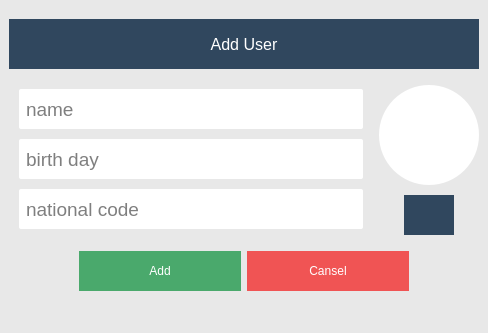
<?xml version="1.0" encoding="UTF-8"?>
<ui version="4.0">
 <class>Main</class>
 <widget class="QMainWindow" name="Main">
  <property name="geometry">
   <rect>
    <x>0</x>
    <y>0</y>
    <width>488</width>
    <height>333</height>
   </rect>
  </property>
  <property name="windowTitle">
   <string>Main</string>
  </property>
  <property name="styleSheet">
   <string notr="true">background-color: #E8E8E8; </string>
  </property>
  <widget class="QWidget" name="centralwidget">
   <layout class="QVBoxLayout" name="verticalLayout_3">
    <item>
     <widget class="QLabel" name="label">
      <property name="minimumSize">
       <size>
        <width>0</width>
        <height>50</height>
       </size>
      </property>
      <property name="maximumSize">
       <size>
        <width>16777215</width>
        <height>50</height>
       </size>
      </property>
      <property name="font">
       <font>
        <pointsize>12</pointsize>
       </font>
      </property>
      <property name="styleSheet">
       <string notr="true">background-color: #30475E; color: #fff;</string>
      </property>
      <property name="text">
       <string>Add User</string>
      </property>
      <property name="alignment">
       <set>Qt::AlignCenter</set>
      </property>
     </widget>
    </item>
    <item>
     <layout class="QHBoxLayout" name="horizontalLayout_2">
      <property name="leftMargin">
       <number>0</number>
      </property>
      <property name="rightMargin">
       <number>0</number>
      </property>
      <item>
       <layout class="QVBoxLayout" name="verticalLayout_2">
        <property name="leftMargin">
         <number>10</number>
        </property>
        <property name="rightMargin">
         <number>10</number>
        </property>
        <item>
         <widget class="QLineEdit" name="txt_name">
          <property name="minimumSize">
           <size>
            <width>0</width>
            <height>40</height>
           </size>
          </property>
          <property name="font">
           <font>
            <pointsize>14</pointsize>
           </font>
          </property>
          <property name="styleSheet">
           <string notr="true">border: 0px; background-color: #fff; padding: 5px; border-radius: 2px;</string>
          </property>
          <property name="placeholderText">
           <string>name</string>
          </property>
         </widget>
        </item>
        <item>
         <widget class="QLineEdit" name="txt_birthday">
          <property name="minimumSize">
           <size>
            <width>0</width>
            <height>40</height>
           </size>
          </property>
          <property name="font">
           <font>
            <pointsize>14</pointsize>
           </font>
          </property>
          <property name="styleSheet">
           <string notr="true">border: 0px; background-color: #fff; padding: 5px; border-radius: 2px;</string>
          </property>
          <property name="placeholderText">
           <string>birth day</string>
          </property>
         </widget>
        </item>
        <item>
         <widget class="QLineEdit" name="txt_code">
          <property name="minimumSize">
           <size>
            <width>0</width>
            <height>40</height>
           </size>
          </property>
          <property name="font">
           <font>
            <pointsize>14</pointsize>
           </font>
          </property>
          <property name="styleSheet">
           <string notr="true">border: 0px; background-color: #fff; padding: 5px; border-radius: 2px;</string>
          </property>
          <property name="placeholderText">
           <string>national code</string>
          </property>
         </widget>
        </item>
       </layout>
      </item>
      <item>
       <layout class="QVBoxLayout" name="verticalLayout">
        <property name="spacing">
         <number>10</number>
        </property>
        <item>
         <widget class="QLabel" name="label_2">
          <property name="minimumSize">
           <size>
            <width>100</width>
            <height>100</height>
           </size>
          </property>
          <property name="maximumSize">
           <size>
            <width>100</width>
            <height>100</height>
           </size>
          </property>
          <property name="styleSheet">
           <string notr="true">background-color: #fff; border: 0px; border-radius: 50px;</string>
          </property>
          <property name="text">
           <string/>
          </property>
          <property name="alignment">
           <set>Qt::AlignCenter</set>
          </property>
         </widget>
        </item>
        <item alignment="Qt::AlignHCenter">
         <widget class="QPushButton" name="btn_choose">
          <property name="minimumSize">
           <size>
            <width>50</width>
            <height>40</height>
           </size>
          </property>
          <property name="maximumSize">
           <size>
            <width>50</width>
            <height>40</height>
           </size>
          </property>
          <property name="cursor">
           <cursorShape>PointingHandCursor</cursorShape>
          </property>
          <property name="styleSheet">
           <string notr="true">background-color: #30475E; color: #fff; border: 0px;</string>
          </property>
          <property name="text">
           <string/>
          </property>
          <property name="iconSize">
           <size>
            <width>32</width>
            <height>32</height>
           </size>
          </property>
         </widget>
        </item>
       </layout>
      </item>
     </layout>
    </item>
    <item>
     <layout class="QHBoxLayout" name="horizontalLayout">
      <property name="spacing">
       <number>6</number>
      </property>
      <property name="leftMargin">
       <number>70</number>
      </property>
      <property name="rightMargin">
       <number>70</number>
      </property>
      <item>
       <widget class="QPushButton" name="btn_submit">
        <property name="minimumSize">
         <size>
          <width>0</width>
          <height>40</height>
         </size>
        </property>
        <property name="maximumSize">
         <size>
          <width>16777215</width>
          <height>40</height>
         </size>
        </property>
        <property name="cursor">
         <cursorShape>PointingHandCursor</cursorShape>
        </property>
        <property name="styleSheet">
         <string notr="true">color: #fff;  background-color: #4AA96C; border: 0px;</string>
        </property>
        <property name="text">
         <string>Add</string>
        </property>
       </widget>
      </item>
      <item>
       <widget class="QPushButton" name="btn_cancel">
        <property name="minimumSize">
         <size>
          <width>0</width>
          <height>40</height>
         </size>
        </property>
        <property name="maximumSize">
         <size>
          <width>16777215</width>
          <height>40</height>
         </size>
        </property>
        <property name="cursor">
         <cursorShape>PointingHandCursor</cursorShape>
        </property>
        <property name="styleSheet">
         <string notr="true">color: #fff;  background-color: #F05454; border: 0px;</string>
        </property>
        <property name="text">
         <string>Cansel</string>
        </property>
       </widget>
      </item>
     </layout>
    </item>
   </layout>
  </widget>
  <widget class="QMenuBar" name="menubar">
   <property name="geometry">
    <rect>
     <x>0</x>
     <y>0</y>
     <width>488</width>
     <height>22</height>
    </rect>
   </property>
  </widget>
  <widget class="QStatusBar" name="statusbar"/>
 </widget>
 <resources/>
 <connections/>
</ui>
